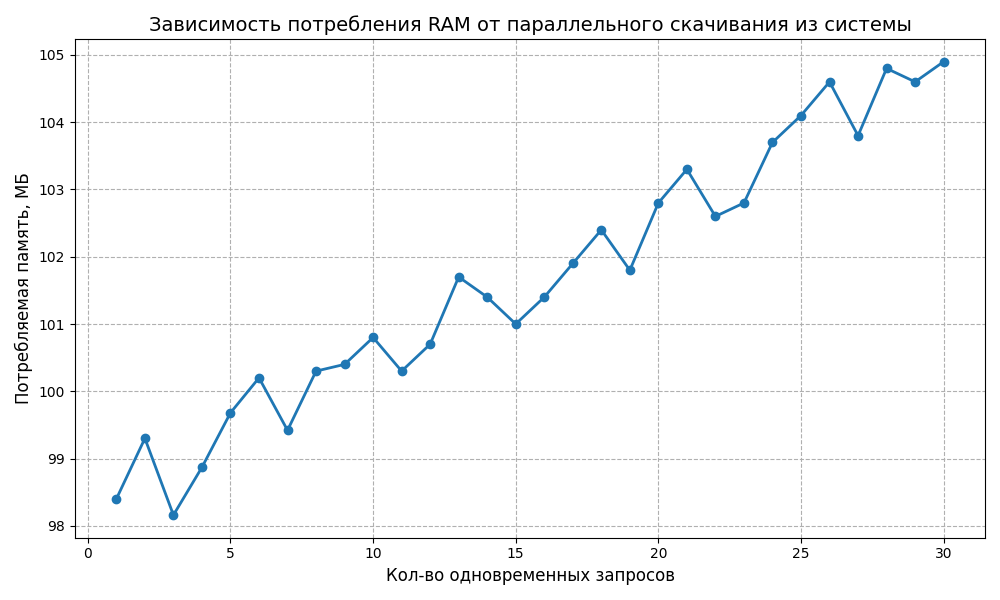

Source code (Python):
import matplotlib.pyplot as plt

x = list(i for i in range(1, 31))

y = [
    98.4,
    99.3,
    98.16,
    98.87,
    99.68,
    100.2,
    99.42,
    100.3,
    100.4,
    100.8,
    100.3,
    100.7,
    101.7,
    101.4,
    101,
    101.4,
    101.9,
    102.4,
    101.8,
    102.8,
    103.3,
    102.6,
    102.8,
    103.7,
    104.1,
    104.6,
    103.8,
    104.8,
    104.6,
    104.9,
]

plt.figure(figsize=(10, 6))

plt.plot(x, y, marker="o", linewidth=2)

plt.xlabel("Кол-во одновременных запросов", fontsize=12)
plt.ylabel("Потребляемая память, МБ", fontsize=12)
plt.title(
    "Зависимость потребления RAM от параллельного скачивания из системы", fontsize=14
)

plt.grid(True, linestyle="--")

plt.tight_layout()
plt.savefig("ram_graph.png")
